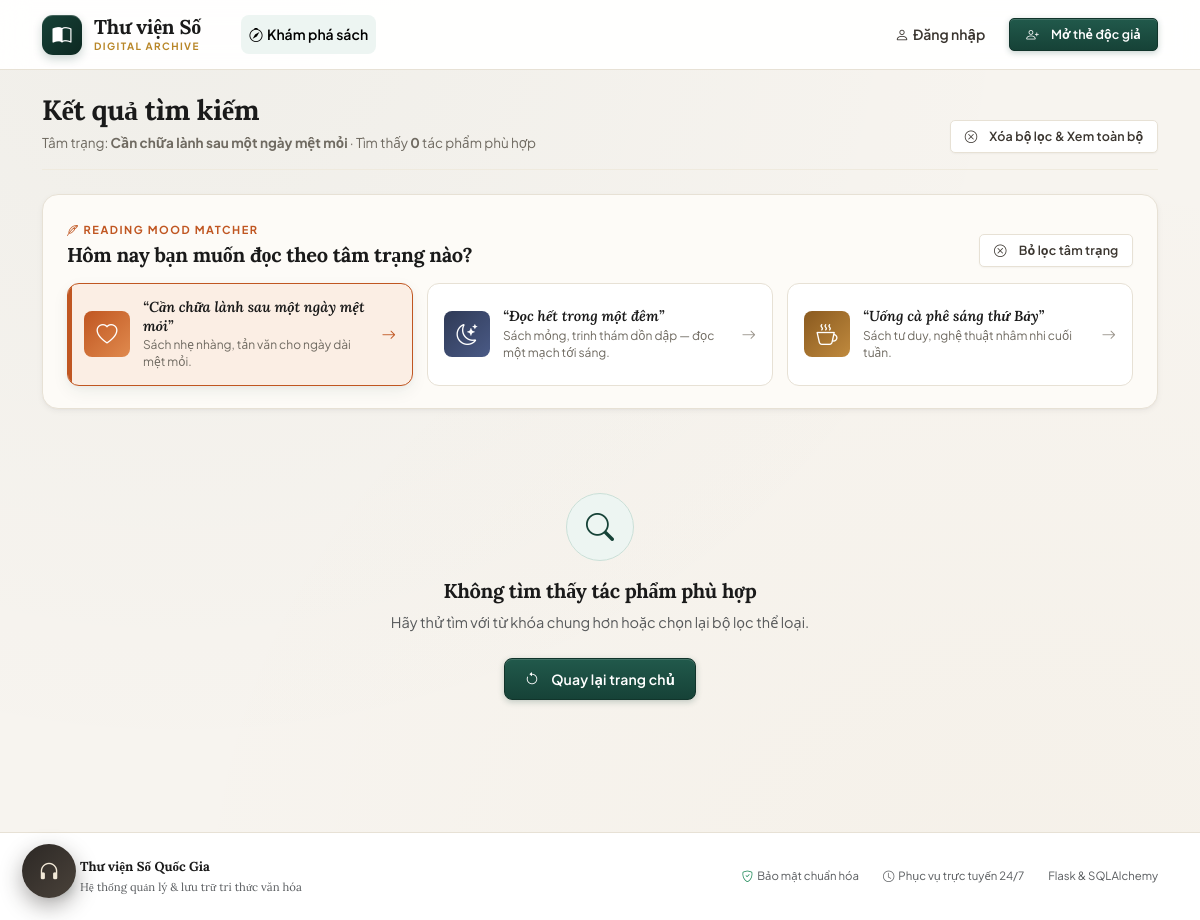
/?mood=healing, run on an earlier commit of the app's database.
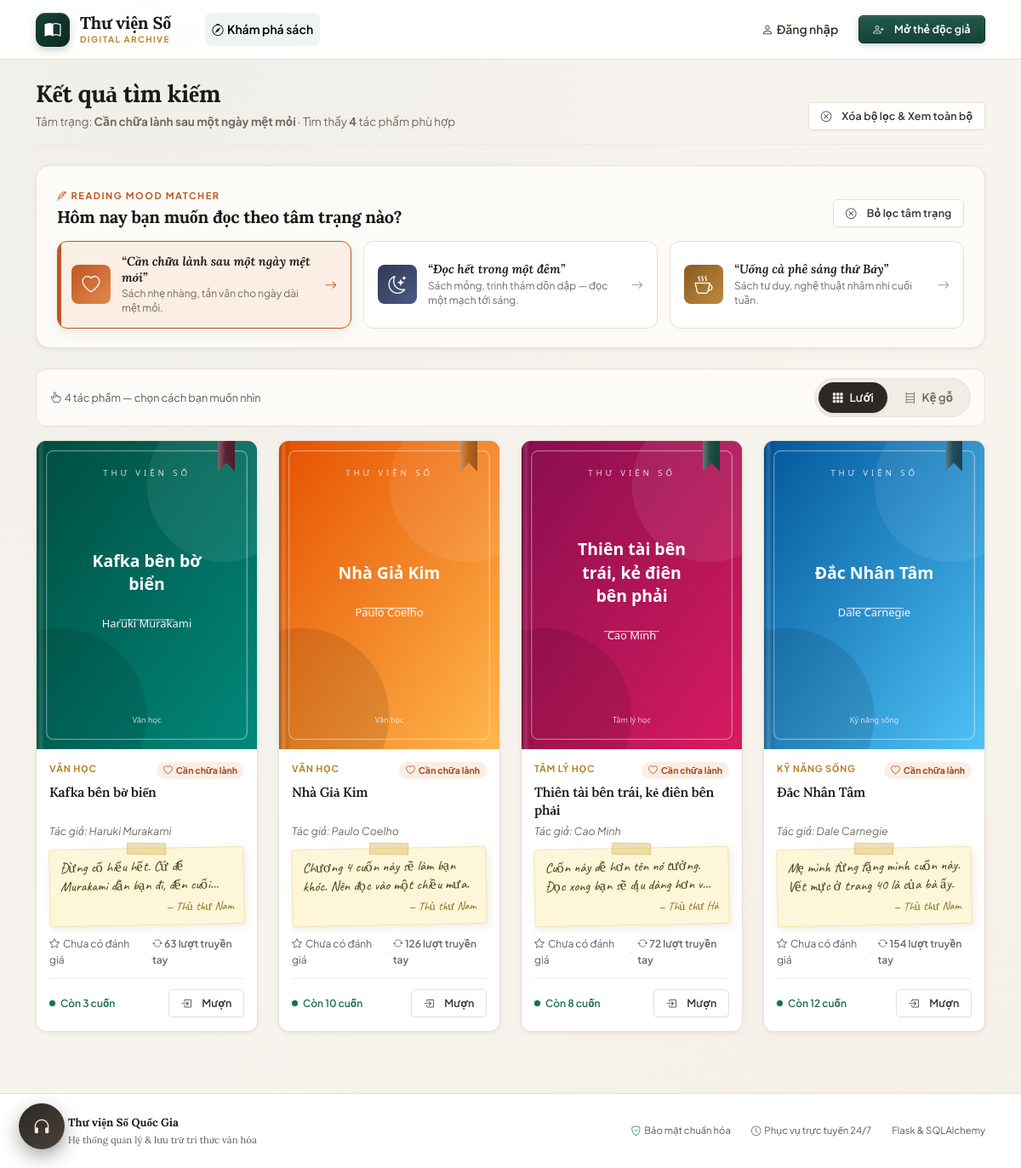
And on a later commit of the database.
### models.py (models this page shows, shortened)
class Book(db.Model):
    __tablename__ = 'books'
    id = db.Column(db.Integer, primary_key=True)
    title = db.Column(db.String(200), nullable=False, index=True)
    author = db.Column(db.String(150), nullable=False, index=True)
    description = db.Column(db.Text, nullable=False, default='')
    quantity = db.Column(db.Integer, nullable=False, default=0)
    cover_url = db.Column(db.String(300), nullable=True)
    category_id = db.Column(db.Integer, db.ForeignKey('categories.id'), nullable=True)
    created_at = db.Column(db.DateTime, default=now, nullable=False)
    mood = db.Column(db.String(30), nullable=True, index=True)
    pages = db.Column(db.Integer, nullable=True, default=0)
    condition_note = db.Column(db.String(300), nullable=True, default='')
    times_borrowed = db.Column(db.Integer, nullable=False, default=0)
    librarian_note = db.Column(db.String(400), nullable=True, default='')
    librarian_note_by = db.Column(db.String(80), nullable=True, default='')
    spine_color = db.Column(db.String(9), nullable=True, default='')
    category = db.relationship('Category', back_populates='books')
    borrow_requests = db.relationship('BorrowRequest', backref='book', lazy='dynamic')
    reviews = db.relationship('Review', backref='book', lazy='dynamic')
    @property
    def borrowed_count(self):
        return BorrowRequest.query.filter(
            BorrowRequest.book_id == self.id,
            BorrowRequest.status.in_(ACTIVE_BORROW_STATUSES),
        ).count()
    @property
    def available(self):
        return max(0, self.quantity - self.borrowed_count)
    @property
    def in_stock(self):
        return self.available > 0
    @property
    def average_rating(self):
        row = (
            db.session.query(func.avg(Review.rating), func.count(Review.id))
            .filter(Review.book_id == self.id)
            .one()
        )
        avg = round(float(row[0]), 1) if row[0] is not None else 0.0
        return avg, int(row[1] or 0)
    @property
    def cover(self):
        if self.cover_url:
            return self.cover_url
        if has_request_context():
            return url_for('static', filename='covers/default.svg')
        return '/static/covers/default.svg'

class Category(db.Model):
    __tablename__ = 'categories'
    id = db.Column(db.Integer, primary_key=True)
    name = db.Column(db.String(100), unique=True, nullable=False)
    books = db.relationship('Book', back_populates='category')

### user.py (the view)
@user_bp.route('/')
def home():
    q = request.args.get('q', '').strip()
    category_id = request.args.get('category', type=int)
    status = request.args.get('status', '')
    if status not in ('in', 'out'):
        status = ''
    mood = request.args.get('mood', '').strip()
    if mood not in MOODS:
        mood = ''
    view = request.args.get('view', '').strip()
    if view not in ('shelf', 'grid'):
        view = 'grid'
    query = Book.query
    if q:
        like = f'%{q}%'
        query = query.filter(or_(Book.title.ilike(like), Book.author.ilike(like)))
    if category_id:
        query = query.filter(Book.category_id == category_id)
    if mood:
        query = query.filter(Book.mood == mood)
    books = query.order_by(Book.title).all()
    if status == 'in':
        books = [b for b in books if b.in_stock]
    elif status == 'out':
        books = [b for b in books if not b.in_stock]
    categories = Category.query.order_by(Category.name).all()
    filtering = bool(q or category_id or status or mood)
    grouped = None
    if not filtering:
        buckets = {}
        for book in books:
            key = book.category.name if book.category else 'Chưa phân loại'
            buckets.setdefault(key, []).append(book)
        grouped = sorted(buckets.items(), key=lambda kv: len(kv[1]), reverse=True)
    stats = {
        'total_books': Book.query.count(),
        'total_copies': db.session.query(db.func.sum(Book.quantity)).scalar() or 0,
        'total_categories': len(categories),
    }
    return render_template(
        'user/index.html',
        books=books,
        grouped=grouped,
        categories=categories,
        q=q,
        category_id=category_id,
        status=status,
        mood=mood,
        moods=MOODS,
        view=view,
        filtering=filtering,
        stats=stats,
    )

### templates/user/index.html (shortened to what the changed rows need)
{% extends 'base.html' %}
{% block content %}
{% if not filtering %}
<section class="hero mb-5">
  <div class="container hero-content">
    <span class="hero-eyebrow">
      <i class="bi bi-mortarboard-fill"></i>
      Hệ thống quản lý &amp; Lưu trữ tri thức
    </span>
    <h1>
      {% if current_user.is_authenticated %}
        Chào mừng trở lại, {{ current_user.username }}.
      {% else %}
        Khám phá kho sách chọn lọc, mở rộng chân trời tri thức.
      {% endif %}
    </h1>
    <p class="lede">
      Hiện có <strong>{{ stats.total_books }}</strong> đầu sách giá trị ·
      <strong>{{ stats.total_copies }}</strong> bản in sẵn sàng phục vụ ·
      <strong>{{ stats.total_categories }}</strong> danh mục học thuật &amp; văn hóa.
    </p>
    <form class="row g-2 mt-4 search-card" method="get" action="{{ url_for('user.home') }}">
      <div class="col-12 col-md-5">
        <div class="input-container">
          <i class="bi bi-search input-icon"></i>
          <input type="search" name="q" class="form-control form-control-lg border-0 shadow-none ps-5"
                 placeholder="Tìm theo tên tác phẩm, tác giả…" value="{{ q }}">
        </div>
      </div>
      <div class="col-7 col-md-4">
        <select name="category" class="form-select form-select-lg" aria-label="Lọc theo thể loại">
          <option value="">Tất cả thể loại</option>
          {% for c in categories %}
          <option value="{{ c.id }}" {% if c.id == category_id %}selected{% endif %}>{{ c.name }}</option>
          {% endfor %}
        </select>
      </div>
      <div class="col-5 col-md-2">
        <select name="status" class="form-select form-select-lg" aria-label="Tình trạng mượn">
          <option value="">Tất cả trạng thái</option>
          <option value="in" {% if status == 'in' %}selected{% endif %}>Còn sách</option>
          <option value="out" {% if status == 'out' %}selected{% endif %}>Hết sách</option>
        </select>
      </div>
      <div class="col-12 col-md-1">
        <button type="submit" class="btn btn-primary w-100 h-100" title="Tìm kiếm">
          <i class="bi bi-arrow-right fs-5"></i>
        </button>
      </div>
    </form>
    <div class="d-flex flex-wrap align-items-center gap-2 mt-4">
      <span class="small text-white-50 me-1">Thể loại nhanh:</span>
      <a class="chip {{ 'active' if not category_id }}" href="{{ url_for('user.home') }}">Tất cả sách</a>
      {% for c in categories %}
      <a class="chip {{ 'active' if c.id == category_id }}"
         href="{{ url_for('user.home', category=c.id) }}">{{ c.name }}</a>
      {% endfor %}
    </div>
  </div>
</section>
{% else %}
<div class="page-head">
  <div>
    <h1 class="page-title">Kết quả tìm kiếm</h1>
    <p class="page-sub">
      {% if mood and moods and mood in moods %}Tâm trạng: <strong>{{ moods[mood].phrase }}</strong> · {% endif %}
      Tìm thấy <strong>{{ books | length }}</strong> tác phẩm phù hợp
    </p>
  </div>
  <a href="{{ url_for('user.home') }}" class="btn btn-outline-secondary btn-sm">
    <i class="bi bi-x-circle me-1"></i>Xóa bộ lọc &amp; Xem toàn bộ
  </a>
</div>
{% endif %}
<section class="mood-matcher mb-4">
  <div class="d-flex flex-wrap align-items-end justify-content-between gap-2 mb-3">
    <div>
      <h2 class="section-title mb-0">Hôm nay bạn muốn đọc theo tâm trạng nào?</h2>
    </div>
  </div>
  <div class="mood-grid">
    {% for key, m in moods.items() %}
    <a class="mood-card {{ 'active' if mood == key }}"
       href="{{ url_for('user.home', mood=(None if mood == key else key), q=q or None, category=category_id) }}">
      <span class="mood-ic mood-ic-{{ key }}"><i class="bi {{ m.icon }}"></i></span>
      <span class="mood-body">
        <span class="mood-phrase">“{{ m.phrase }}”</span>
        <span class="mood-desc">{{ m.desc }}</span>
      </span>
      <i class="bi bi-arrow-right mood-arrow"></i>
    </a>
    {% endfor %}
  </div>
</section>
{% if books %}
<div class="view-toolbar mb-3">
  <div class="view-hint small text-muted">
    <i class="bi bi-hand-index-thumb me-1"></i>{{ books|length }} tác phẩm — chọn cách bạn muốn nhìn
  </div>
  <div class="view-switch" role="group" aria-label="Kiểu hiển thị sách">
    <button type="button" class="view-btn {{ 'active' if view != 'shelf' }}" data-view="grid"
            title="Dạng lưới thẻ">
      <i class="bi bi-grid-3x3-gap-fill"></i><span>Lưới</span>
    </button>
    <button type="button" class="view-btn {{ 'active' if view == 'shelf' }}" data-view="shelf"
            title="Dạng kệ sách gỗ 3D">
      <i class="bi bi-bookshelf"></i><span>Kệ gỗ</span>
    </button>
  </div>
</div>
{% endif %}
{% if books %}
  <div id="view-grid" class="books-view {{ 'is-hidden' if view == 'shelf' }}">
  {% if filtering %}
  <div class="row row-cols-2 row-cols-sm-3 row-cols-lg-4 g-4">
    {% for book in books %}
    {% include 'partials/book_card.html' %}
    {% endfor %}
  </div>
  {% endif %}
  </div>
{% else %}
  {% if filtering %}
  <div class="empty-state">
    <div class="empty-ic"><i class="bi bi-search"></i></div>
    <h2 class="section-title">Không tìm thấy tác phẩm phù hợp</h2>
    <p class="text-muted mb-4">Hãy thử tìm với từ khóa chung hơn hoặc chọn lại bộ lọc thể loại.</p>
    <a href="{{ url_for('user.home') }}" class="btn btn-primary">
      <i class="bi bi-arrow-counterclockwise me-1"></i>Quay lại trang chủ
    </a>
  </div>
  {% else %}
  <div class="empty-state">
    <div class="empty-ic"><i class="bi bi-book"></i></div>
    <h2 class="section-title">Thư viện đang trong giai đoạn cập nhật sách</h2>
    <p class="text-muted">Quản trị viên sẽ sớm bổ sung các đầu sách mới vào kho lưu trữ!</p>
  </div>
  {% endif %}
{% endif %}
{% endblock %}

### templates/partials/book_card.html (shortened to what this page needs)
<div class="col">
  <article class="book-card h-100 mood-{{ book.mood or 'none' }}">
    <span class="book-ribbon" style="--ribbon: {{ book.spine_color or '#b88628' }}" aria-hidden="true"></span>
    <a href="{{ url_for('user.book_detail', book_id=book.id) }}" class="book-cover-wrap">
      <img src="{{ book.cover }}" alt="{{ book.title }}" class="book-cover" loading="lazy">
    </a>
    <div class="book-card-body">
      <div class="book-card-topline">
        {% if book.category %}
        <div class="book-category-tag">{{ book.category.name }}</div>
        {% endif %}
        {% if book.mood and moods is defined and book.mood in moods %}
        <span class="mood-tag mood-tag-{{ book.mood }}" title="{{ moods[book.mood].phrase }}">
          <i class="bi {{ moods[book.mood].icon }}"></i>{{ moods[book.mood].label }}
        </span>
        {% endif %}
      </div>
      <h3 class="book-title">
        <a href="{{ url_for('user.book_detail', book_id=book.id) }}">{{ book.title }}</a>
      </h3>
      <p class="book-author">Tác giả: {{ book.author }}</p>
      {% if book.librarian_note %}
      <blockquote class="librarian-note" title="{{ book.librarian_note }}">
        <p>{{ book.librarian_note }}</p>
        <cite>— {{ book.librarian_note_by or 'Thủ thư' }}</cite>
      </blockquote>
      {% endif %}
      {% set avg_rating, rating_count = book.average_rating %}
      <div class="book-meta">
        {% if rating_count %}
        <span class="star-gold"><i class="bi bi-star-fill"></i></span>
        <b class="text-dark">{{ avg_rating }}</b>
        <span>({{ rating_count }} nhận xét)</span>
        {% else %}
        <span class="text-muted"><i class="bi bi-star me-1"></i>Chưa có đánh giá</span>
        {% endif %}
        {% if book.times_borrowed %}
        <span class="meta-dot">·</span>
        <span class="hand-trace" title="Cuốn sách này đã qua tay nhiều người đọc">
          <i class="bi bi-arrow-repeat"></i> {{ book.times_borrowed }} lượt truyền tay
        </span>
        {% endif %}
      </div>
      <div class="book-foot">
        <span class="stock {{ 'stock-ok' if book.in_stock else 'stock-out' }}">
          <span class="dot"></span>
          {{ 'Còn ' ~ book.available ~ ' cuốn' if book.in_stock else 'Tạm hết bản' }}
        </span>
        {% if current_user.is_authenticated %}
        <form method="post" action="{{ url_for('user.add_to_cart', book_id=book.id) }}">
          <input type="hidden" name="next" value="{{ request.full_path }}">
          <button type="submit" class="btn btn-sm btn-outline-primary"
                  title="Thêm vào giỏ mượn"
                  {% if not book.in_stock %}disabled{% endif %}>
            <i class="bi bi-bag-plus me-1"></i>Mượn
          </button>
        </form>
        {% else %}
        <a href="{{ url_for('auth.login', next=request.full_path) }}" class="btn btn-sm btn-outline-secondary"
           title="Đăng nhập để mượn cuốn này">
          <i class="bi bi-box-arrow-in-right me-1"></i>Mượn
        </a>
        {% endif %}
      </div>
    </div>
  </article>
</div>

What changed in the data, as far as the page shows it:
now on this page (row edited): Book: cover (picture), category.name "VĂN HỌC", mood "Cần chữa lành", title "Kafka bên bờ biển", author "Haruki Murakami", librarian_note "Đừng cố hiểu hết. Cứ để Murakami dẫn bạn đi, đến…", librarian_note_by "Thủ thư Nam", times_borrowed "63", quantity "Còn 3 cuốn"
now on this page (row edited): Book: cover (picture), category.name "VĂN HỌC", mood "Cần chữa lành", title "Nhà Giả Kim", author "Paulo Coelho", librarian_note "Chương 4 cuốn này sẽ làm bạn khóc. Nên đọc vào một chiều mưa.", librarian_note_by "Thủ thư Nam", times_borrowed "126", quantity "Còn 10 cuốn"
now on this page (row edited): Book: cover (picture), category.name "TÂM LÝ HỌC", mood "Cần chữa lành", title "Thiên tài bên trái, kẻ điên bên phải", author "Cao Minh", librarian_note "Cuốn này dễ hơn tên nó tưởng. Đọc xong bạn sẽ dịu dàng hơn…", librarian_note_by "Thủ thư Hà", times_borrowed "72", quantity "Còn 8 cuốn"
now on this page (row edited): Book: cover (picture), category.name "KỸ NĂNG SỐNG", mood "Cần chữa lành", title "Đắc Nhân Tâm", author "Dale Carnegie", librarian_note "Mẹ mình từng tặng mình cuốn này. Vết mực ở trang 40 là của bà ấy.", librarian_note_by "Thủ thư Nam", times_borrowed "154", quantity "Còn 12 cuốn"
Also different on the page:
{{ books | length }}: "0" → "4"
{{ books|length }}: (not shown) → "4"
text no longer shown: "Không tìm thấy tác phẩm phù hợp Hãy thử tìm với từ khóa chung hơn hoặc chọn lại bộ lọc thể loại. Quay lại trang chủ"
text now shown: "tác phẩm — chọn cách bạn muốn nhìn Lưới Kệ gỗ"
